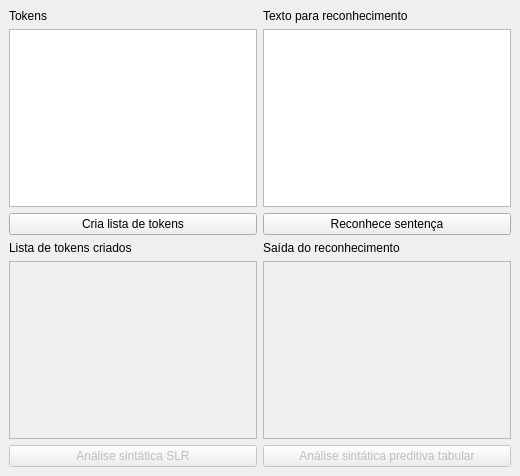
<?xml version="1.0" encoding="UTF-8"?>
<ui version="4.0">
 <class>MainWindow</class>
 <widget class="QMainWindow" name="MainWindow">
  <property name="geometry">
   <rect>
    <x>0</x>
    <y>0</y>
    <width>520</width>
    <height>476</height>
   </rect>
  </property>
  <property name="windowTitle">
   <string>MainWindow</string>
  </property>
  <widget class="QWidget" name="centralwidget">
   <layout class="QGridLayout" name="gridLayout_2">
    <item row="0" column="0">
     <layout class="QGridLayout" name="gridLayout">
      <item row="0" column="0">
       <widget class="QLabel" name="label">
        <property name="text">
         <string>Tokens</string>
        </property>
       </widget>
      </item>
      <item row="0" column="1">
       <widget class="QLabel" name="label_2">
        <property name="text">
         <string>Texto para reconhecimento</string>
        </property>
       </widget>
      </item>
      <item row="1" column="0">
       <widget class="QPlainTextEdit" name="textoTokens">
        <property name="enabled">
         <bool>true</bool>
        </property>
       </widget>
      </item>
      <item row="1" column="1">
       <widget class="QPlainTextEdit" name="textoReconhecimento"/>
      </item>
      <item row="3" column="0">
       <widget class="QLabel" name="label_3">
        <property name="text">
         <string>Lista de tokens criados</string>
        </property>
       </widget>
      </item>
      <item row="3" column="1">
       <widget class="QLabel" name="label_4">
        <property name="text">
         <string>Saída do reconhecimento</string>
        </property>
       </widget>
      </item>
      <item row="4" column="0">
       <widget class="QPlainTextEdit" name="listaTokens">
        <property name="enabled">
         <bool>false</bool>
        </property>
       </widget>
      </item>
      <item row="4" column="1">
       <widget class="QPlainTextEdit" name="infoReconhecimento">
        <property name="enabled">
         <bool>false</bool>
        </property>
       </widget>
      </item>
      <item row="5" column="0">
       <widget class="QPushButton" name="botaoSLR">
        <property name="enabled">
         <bool>false</bool>
        </property>
        <property name="text">
         <string>Análise sintática SLR</string>
        </property>
       </widget>
      </item>
      <item row="5" column="1">
       <widget class="QPushButton" name="botaoTabular">
        <property name="enabled">
         <bool>false</bool>
        </property>
        <property name="text">
         <string>Análise sintática preditiva tabular</string>
        </property>
       </widget>
      </item>
      <item row="2" column="0">
       <widget class="QPushButton" name="botaoTokenLista">
        <property name="text">
         <string>Cria lista de tokens</string>
        </property>
       </widget>
      </item>
      <item row="2" column="1">
       <widget class="QPushButton" name="botaoReconhece">
        <property name="text">
         <string>Reconhece sentença</string>
        </property>
       </widget>
      </item>
     </layout>
    </item>
   </layout>
  </widget>
 </widget>
 <resources/>
 <connections/>
</ui>
